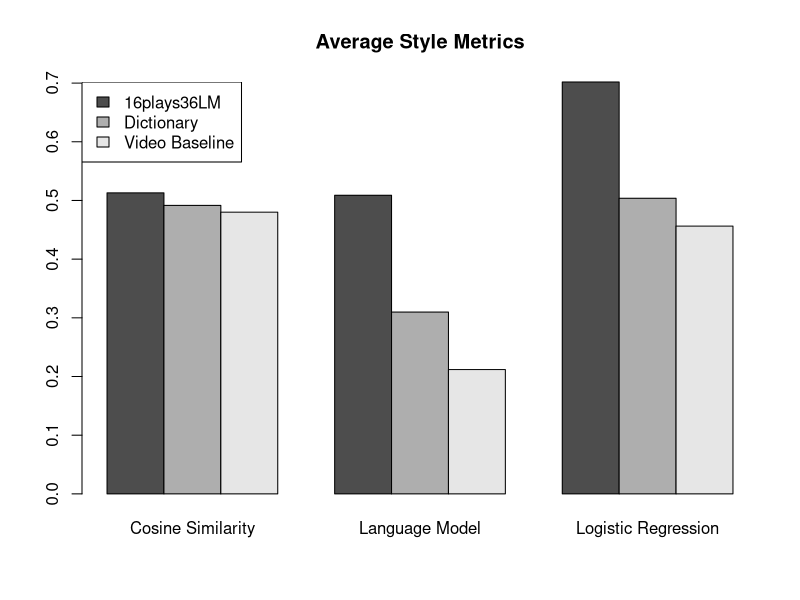

The R source for this figure:
#16plays36:
#average-csim	0.512979241631
#average-cmaxent	0.701862536235
#phrase2:
#average-csim	0.491599098577
#average-cmaxent	0.50375691204
#video2:
#average-csim	0.480059827357
#average-cmaxent	0.456308085791

pdf('style_metrics.pdf', width=8, height=5)

systems = c('16plays36LM', 'Dictionary', 'Video Baseline')
metrics = c('Cosine Similarity', 'Language Model', 'Logistic Regression')

barplot(t(rbind(
	 c(0.512979241631, 0.491599098577, 0.480059827357),
	 c(0.50886, 0.30984, 0.21186),
	 c(0.701862536235, 0.50375691204, 0.456308085791))),
	names.arg=metrics, beside=TRUE)

title("Average Style Metrics")

legend("topleft", legend=systems, fill=(gray.colors(n=3)))

dev.off()